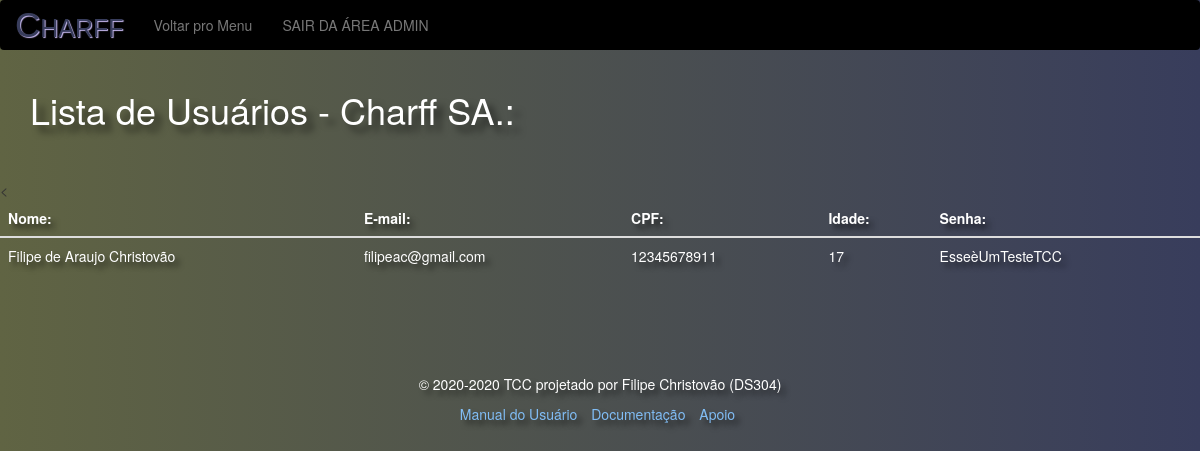
/ListaUsuarios.php (signed in), run on the app's committed database.
### tables this page shows
CREATE TABLE `usuarios` (
  `nomeUsu` varchar(50) DEFAULT NULL,
  `emailUsu` varchar(100) DEFAULT NULL,
  `cpf` varchar(12) NOT NULL,
  `senha` varchar(50) DEFAULT NULL,
  `idade` int(3) DEFAULT NULL
);

### ListaUsuarios.php (the view, shortened to what this page needs)
<!DOCTYPE html>
<html lang="en">
  <head>
    <link rel="stylesheet" href="https://maxcdn.bootstrapcdn.com/bootstrap/3.4.1/css/bootstrap.min.css">
  </head>
  <body>
    <nav class="navbar navbar-default" style="background-color: black; border: black;">
      <div class="container-fluid">
          <div class="navbar-header">
              <a class="navbar-brand" href="#" style="color: #383d5c; font-family: blippo, sans-serif; font-size: 35px; font-variant: small-caps; text-shadow: 1px 1px 1px rgb(199, 185, 240)"> Charff </a>
          </div>
          <ul class="nav navbar-nav">
              <li><a href="AreaAdmin.php">Voltar pro Menu</a></li>
              <li><a href="logout.php">SAIR DA ÁREA ADMIN</a></li>
          </ul>
      </div>
    </nav>
    <div class="container">
      <h1 style="color: white; text-shadow: 7px 7px 7px rgba(0,0,0,0.5)"> Lista de Usuários - Charff SA.:</h1>
    </div>
    <br><br>
    <?php
        include "conexao.php";
        $sql = "SELECT * FROM usuarios";
        $consulta = mysqli_query($mysqli, $sql);
    ?>
    <table class="table">
      <thead>
          <tr>
              <th id="sombra"><b>Nome:</b></th>
              <th id="sombra"><b>E-mail:</b></th>
              <th id="sombra"><b>CPF:</b></th>
              <th id="sombra"><b>Idade:</b></th>
              <th id="sombra"><b>Senha:</b></th>
          </tr>
      </thead>
      <?php
            while ($linha = mysqli_fetch_array($consulta)){
                $n=$linha["nomeUsu"];
                $e=$linha["emailUsu"];
                $c=$linha["cpf"];
                $i=$linha["idade"];
                $s=$linha["senha"];
      ?>
      <tbody>
            <tr>
              <td id="sombra"><?php echo $n; ?></td>
              <td id="sombra"><?php echo $e; ?></td>
              <td id="sombra"><?php echo $c; ?></td>
              <td id="sombra"><?php echo $i; ?></td>
              <td id="sombra"><?php echo $s; ?></td>
            </tr>
            <?php
              }
            ?>
     </tbody>
  </table>
  <br><br><br><br>
  <footer class="my-5 pt-5 text-muted text-center text-small" id="sombra">
    <p class="mb-1"><font style="vertical-align: inherit;"><font style="vertical-align: inherit;">© 2020-2020 TCC projetado por Filipe Christovão (DS304)</font></font></p>
    <ul class="list-inline">
      <li class="list-inline-item"><a href="#"><font style="vertical-align: inherit;"><font style="vertical-align: inherit;  color:rgb(129, 189, 245)">Manual do Usuário</font></font></a></li>
      <li class="list-inline-item"><a href="#"><font style="vertical-align: inherit;"><font style="vertical-align: inherit;  color:rgb(129, 189, 245)">Documentação</font></font></a></li>
      <li class="list-inline-item"><a href="#"><font style="vertical-align: inherit;"><font style="vertical-align: inherit;  color:rgb(129, 189, 245)">Apoio</font></font></a></li>
    </ul>
  </footer>
  </body>
</html>

### ListaUsuarios.php (style rules this page uses)
body { background-image: linear-gradient(to right, rgb(96, 100, 67), #383d5c); }
#sombra { color: white; text-shadow: 5px 5px 5px rgba(0,0,0,0.5); }

### data on the page
usuarios: nomeUsu "Filipe de Araujo Christovão", emailUsu "filipeac@gmail.com", cpf "12345678911", idade "17", senha "EsseèUmTesteTCC"
